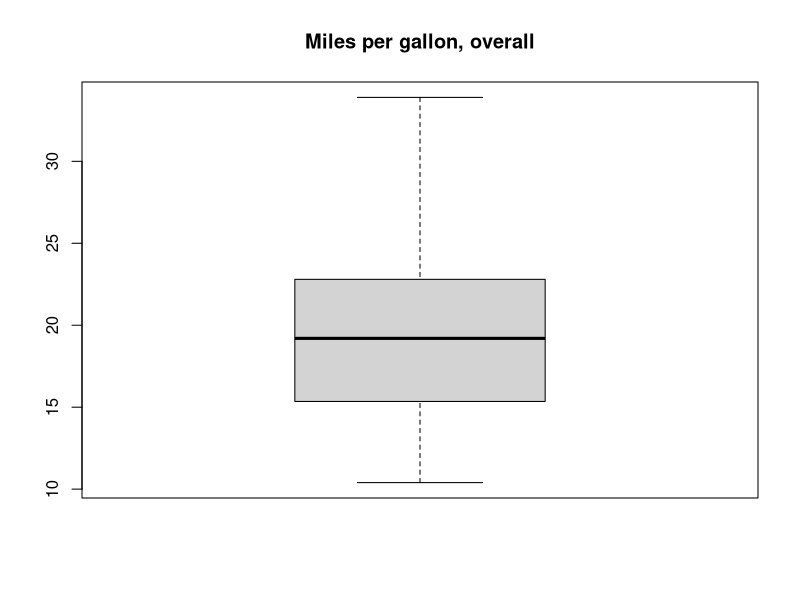

This figure's R source: (Note: this script raises an error after producing the figure.)
## ---- chunk 1
options(dplyr.max_print = 10)
options(dplyr.min_print =  5)
## ---- chunk 2
library(dplyr)
library(ggplot2)
library(stringr)
library(xtable)
library(GGally)
## ---- chunk 3
## load and inspect the data 
data(mtcars)
str(mtcars)
glimpse(mtcars)
## ---- chunk 4
with(mtcars, boxplot(mpg, main = "Miles per gallon, overall"))
## ---- chunk 5
mtcars <- mtcars %>%
    mutate(trtype = factor(am, labels = c("Automatic", "Manual"))) %>%
    select(-am)
           
tab <- xtable(table(trtype))
tab
## ---- chunk 6
boxplot(mpg ~ trtype, main = "MPG, by transmission type", data = mtcars)
## ---- chunk 7
res <- t.test(mpg ~ trtype, var.equal=FALSE, data = mtcars)
## ---- chunk 8
par(mfrow = c(3,3))
boxplot(mpg ~ cyl, main = "MPG, by # of Cylinders", data = mtcars, xlab = "Cylinders")
with(mtcars, plot(disp, mpg, main = "MPG, by Displacement", xlab = "Displacement (cubic in.)"))
with(mtcars, plot(hp, mpg, main = "MPG, by Horsepower", xlab = "Horsepower"))
with(mtcars, plot(drat, mpg, main = "MPG, by Rear Axle ratio", xlab = "Rear Axle Ratio"))
with(mtcars, plot(wt*1000, mpg, main = "MPG, by Vehicle Weight", xlab = "Weight (pounds)"))
with(mtcars, plot(qsec, mpg, main = "MPG, by 1/4 mile time", xlab = "1/4 mile time (seconds)"))
boxplot(mpg ~ gear, main = "MPG, by # of Forward Gears", data = mtcars, xlab = "Forward Gears")
boxplot(mpg ~ carb, main = "MPG, by # of Carburetors", data = mtcars, xlab = "Carburetors")
par(mfrow = c(1,1))
## ---- chunk 9
p <- ggpairs(mtcars, columns = 2:11, lower = list(continuous = "smooth"), params = c(method = "loess"))
p
## ---- chunk 10
mtcars <- mtcars %>%
    select(-hp, -cyl)   ### removing horsepower and number of cylinders per the above

fit <- lm(mpg ~ I(1 * (trtype == 'Manual')) + disp + drat + wt + qsec + vs + gear + carb, data = mtcars)
summary(fit)
## ---- chunk 11
htmlTable(byevtype2,
          rnames = FALSE,
         # header = c("Event Type", "Mean Property Damage ($)", "Mean Crop Damage ($)"),
          caption = "<a name=table02></a> <b> Table 2 </b> Mean Damage per Event ($thousands)",
          align = "llll",
          align.header = "llll")
## ---- chunk 12
byyear <- stormdata %>%
    group_by(year2 = year(begindate),evtype) %>%
    summarize(count = n())

ggplot(byyear, aes(x=year2, y=count)) +
    geom_line(aes(colour = evtype, linetype=evtype), size=1) +
    theme_bw(base_size = 12, base_family= "") +
    xlab("Year") +
    ylab("Number of Events") +
    ggtitle("Figure 1: Storm Events over Time") +
    labs(colour = "Event Type", linetype = "Event Type")
## ---- chunk 13
plot1 <- ggplot(stormdata, aes(state.abb, fill=evtype)) +
    geom_bar() + 
    theme_bw(base_size = 12, base_family= "") +
    ylab("Number of Events") +
    xlab("State") +
    ggtitle("Figure 2: Storm Events by State") +
    labs(fill = "Event Type") +
    theme(axis.title.x = element_text(face="bold"), axis.title.y = element_text(face="bold"),
          axis.text.x = element_text(angle=90), title = element_text(face="bold"))
plot1

rm(plot1)
## ---- chunk 14
byevtype <- stormdata %>%
    rename(EventType = evtype) %>%
    group_by(EventType) %>%
    summarize(Count = n(),
              Injuries = sum(injuries), 
              Deaths = sum(deaths),
              InjuriesPerEvent = signif((Injuries/Count), digits=2),
              DeathsPerEvent = signif((Deaths/Count), digits=2))
# byevtype

htmlTable(byevtype,
          rnames = FALSE,
          caption = "<a name=table01></a> <b> Table 1 </b> Injuries and Deaths by Event Type",
          align = "llllll",
          align.header = "llllll")
## ---- chunk 15

plot1 <- ggplot(byevtypestatepop, aes(x = state.abb, y = deathsper1000, fill = evtype)) +
    geom_bar(stat = "identity") +
    theme_bw(base_size = 12, base_family= "") +
    ylab("Deaths per 1000 population") +
    xlab("State") +
    ggtitle("Figure 3: Deaths per 1000 by U.S. State") +
    labs(fill = "Event Type") +
    theme(axis.title.x = element_text(face="bold"), axis.title.y = element_text(face="bold"),
          axis.text.x = element_text(angle=90), title = element_text(face="bold"))
plot1

### Cleaning up
rm(plot1)
rm(byevtypestatepop)
## ---- chunk 16
byevtype2 <- stormdata %>%
    rename(EventType = evtype) %>%
    group_by(EventType) %>%
    summarize(
        Count = n(),
        Property = format((sum(propdmg)/(Count*1000)), big.mark=",", digits=3), 
        Crop = format((sum(cropdmg)/(Count*1000)), big.mark=",", digits=3)) %>%
    select(EventType, Count, Property, Crop)
# byevtype2
## ---- chunk 17
htmlTable(byevtype2,
          rnames = FALSE,
         # header = c("Event Type", "Mean Property Damage ($)", "Mean Crop Damage ($)"),
          caption = "<a name=table02></a> <b> Table 2 </b> Mean Damage per Event ($thousands)",
          align = "llll",
          align.header = "llll")
## ---- chunk 18
byevtype2 <- stormdata %>%
    rename(EventType = evtype) %>%
    group_by(EventType) %>%
    summarize(
        Count = n(),
        Property = format((sum(propdmg)/1000000), big.mark=",", digits=3), 
        Crop = format((sum(cropdmg)/1000000), big.mark=",", digits=3)) %>%
    select(EventType, Count, Property, Crop)

htmlTable(byevtype2,
          rnames = FALSE,
         # header = c("Event Type", "Mean Property Damage ($)", "Mean Crop Damage ($)"),
          caption = "<a name=table03></a> <b> Table 3 </b> Damage per Storm Event Type ($millions)",
          align = "llll",
          align.header = "llll")
